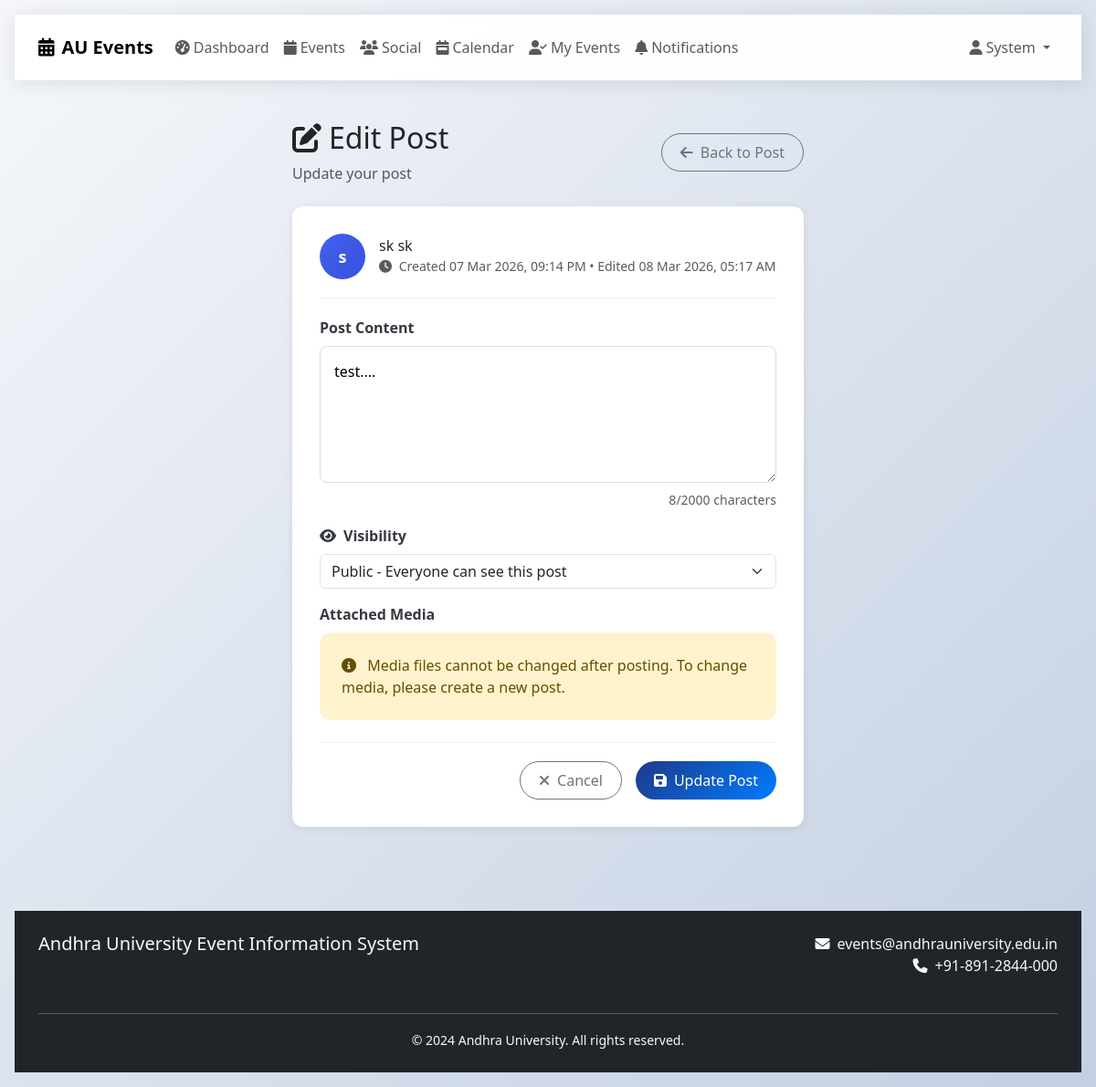
The page /social/post/1/edit (signed in) on the database its author committed.
### models/user.py (models this page shows, shortened)
class User(UserMixin, db.Model):
    __abstract__ = True
    id = db.Column(db.Integer, primary_key=True)
    email = db.Column(db.String(120), unique=True, nullable=False, index=True)
    password_hash = db.Column(db.String(255), nullable=False)
    created_at = db.Column(db.DateTime, default=datetime.utcnow)
    is_active = db.Column(db.Boolean, default=True)

class Admin(User):
    __tablename__ = 'admins'
    username = db.Column(db.String(50), unique=True, nullable=False)
    first_name = db.Column(db.String(50), nullable=False)
    last_name = db.Column(db.String(50), nullable=False)
    role = db.Column(db.String(20), default='admin')  # admin, super_admin
    department = db.Column(db.String(100))
    created_events = db.relationship('Event', backref='creator', lazy='dynamic')
    @property
    def unread_notifications_count(self):
        return 0

class Student(User):
    __tablename__ = 'students'
    student_id = db.Column(db.String(20), unique=True, nullable=False, index=True)
    first_name = db.Column(db.String(50), nullable=False)
    last_name = db.Column(db.String(50), nullable=False)
    department = db.Column(db.String(100), nullable=False, index=True)
    year = db.Column(db.Integer, nullable=False)
    phone_number = db.Column(db.String(15))
    event_registrations = db.relationship('EventRegistration', backref='student', lazy='dynamic', cascade='all, delete-orphan')
    feedbacks = db.relationship('EventFeedback', backref='student', lazy='dynamic', cascade='all, delete-orphan')
    notifications = db.relationship('Notification', backref='student', lazy='dynamic', cascade='all, delete-orphan')

### models/social.py (models this page shows, shortened)
class Post(db.Model):
    __tablename__ = 'posts'
    id = db.Column(db.Integer, primary_key=True)
    content = db.Column(db.Text, nullable=False)
    media_type = db.Column(db.String(20), nullable=True)  # image, video, document
    media_url = db.Column(db.String(255), nullable=True)
    media_thumbnail = db.Column(db.String(255), nullable=True)
    author_id = db.Column(db.Integer, nullable=False)
    author_type = db.Column(db.String(20), nullable=False)  # student, admin
    event_id = db.Column(db.Integer, db.ForeignKey('events.id'), nullable=True)
    created_at = db.Column(db.DateTime, default=datetime.utcnow, nullable=False)
    updated_at = db.Column(db.DateTime, default=datetime.utcnow, onupdate=datetime.utcnow)
    is_active = db.Column(db.Boolean, default=True)
    is_pinned = db.Column(db.Boolean, default=False)
    is_university_post = db.Column(db.Boolean, default=False)  # Admin-only university posts
    is_announcement = db.Column(db.Boolean, default=False)     # Official announcements
    visibility = db.Column(db.String(20), default='public')  # public, department, private
    likes_count = db.Column(db.Integer, default=0)
    comments_count = db.Column(db.Integer, default=0)
    shares_count = db.Column(db.Integer, default=0)
    views_count = db.Column(db.Integer, default=0)
    likes = db.relationship('PostLike', backref='post', lazy='dynamic', cascade='all, delete-orphan')
    comments = db.relationship('PostComment', backref='post', lazy='dynamic', cascade='all, delete-orphan')
    shares = db.relationship('PostShare', backref='post', lazy='dynamic', cascade='all, delete-orphan')
    @property
    def author(self):
        if self.author_type == 'student':
            from models.user import Student
            return Student.query.get(self.author_id)
        elif self.author_type == 'admin':
            from models.user import Admin
            return Admin.query.get(self.author_id)
        return None
    @property
    def event(self):
        if self.event_id:
            from models.event import Event
            return Event.query.get(self.event_id)
        return None
    def can_edit(self, user):
        if not user or not user.is_authenticated:
            return False
        if (user.id == self.author_id and
            user.__class__.__name__.lower() == self.author_type):
            return True
        return user.__class__.__name__.lower() == 'admin'

### routes/social.py (the view, shortened to what this page needs)
@social_bp.route('/post/<int:post_id>/edit', methods=['GET', 'POST'])
@login_required
def edit_post(post_id):
    post = Post.query.get_or_404(post_id)
    if not post.can_edit(current_user):
        flash('You do not have permission to edit this post', 'error')
        return redirect(url_for('social.post_details', post_id=post_id))
    return render_template(mobile_template('social/edit_post.html'), post=post)

### templates/social/edit_post.html (shortened to what this page needs)
{% extends "base.html" %}
{% block content %}
<div class="container">
    <div class="edit-post-container">
        <div class="d-flex justify-content-between align-items-center mb-4">
            <div>
                <h2><i class="fas fa-edit me-2"></i>Edit Post</h2>
                <p class="text-muted mb-0">Update your post</p>
            </div>
            <a href="{{ url_for('social.post_details', post_id=post.id) }}" class="btn btn-outline-secondary">
                <i class="fas fa-arrow-left me-2"></i>Back to Post
            </a>
        </div>
        <form method="POST" class="post-form">
            <div class="user-info">
                <div class="user-avatar">
                    {{ post.author.first_name[0] if post.author else 'U' }}
                </div>
                <div>
                    <h6 class="mb-0">{{ post.author.first_name }} {{ post.author.last_name if post.author else 'Unknown' }}</h6>
                    <small class="text-muted">
                        <i class="fas fa-clock me-1"></i>
                        Created {{ post.created_at.strftime('%d %b %Y, %I:%M %p') }}
                        {% if post.updated_at != post.created_at %}
                        • Edited {{ post.updated_at.strftime('%d %b %Y, %I:%M %p') }}
                        {% endif %}
                    </small>
                </div>
            </div>
            <div class="mb-3">
                <label for="content" class="form-label">Post Content</label>
                <textarea name="content" class="post-textarea"
                          maxlength="2000" required>{{ post.content }}</textarea>
                <div class="text-end">
                    <small class="text-muted">
                        <span id="charCount">{{ post.content|length }}</span>/2000 characters
                    </small>
                </div>
            </div>
            <div class="mb-3">
                <label for="visibility" class="form-label">
                    <i class="fas fa-eye me-2"></i>Visibility
                </label>
                <select name="visibility" class="form-select">
                    <option value="public" {{ 'selected' if post.visibility == 'public' else '' }}>
                        <i class="fas fa-globe"></i> Public - Everyone can see this post
                    </option>
                </select>
            </div>
            {% if post.media_url %}
            <div class="mb-3">
                <label class="form-label">Attached Media</label>
                <div class="alert alert-warning">
                    <i class="fas fa-info-circle me-2"></i>
                    Media files cannot be changed after posting. To change media, please create a new post.
                </div>
            </div>
            {% endif %}
            <div class="submit-section">
                <a href="{{ url_for('social.post_details', post_id=post.id) }}" class="btn btn-outline-secondary">
                    <i class="fas fa-times me-2"></i>Cancel
                </a>
                <button type="submit" class="btn btn-primary">
                    <i class="fas fa-save me-2"></i>Update Post
                </button>
            </div>
        </form>
    </div>
</div>
{% endblock %}

### templates/base.html (shortened to what this page needs)
<!DOCTYPE html>
<html lang="en">
<head>
    <link href="https://cdn.jsdelivr.net/npm/bootstrap@5.3.0/dist/css/bootstrap.min.css" rel="stylesheet">
    <link href="https://cdnjs.cloudflare.com/ajax/libs/font-awesome/6.4.0/css/all.min.css" rel="stylesheet">
    <link href="{{ url_for('static', filename='css/mobile-first.css') }}" rel="stylesheet">
    <link href="{{ url_for('static', filename='css/style.css') }}" rel="stylesheet">
</head>
<body class="app-container">
    <nav class="navbar navbar-expand-lg sticky-top">
        <div class="container">
            <a class="navbar-brand" href="{{ url_for('main.index') }}">
                <i class="fas fa-calendar-alt me-2"></i>AU Events
            </a>
            <div class="collapse navbar-collapse" id="navbarNav">
                <ul class="navbar-nav me-auto">
                    {% if current_user.is_authenticated %}
                        <li class="nav-item">
                            <a class="nav-link" href="{{ url_for('main.dashboard') }}">
                                <i class="fas fa-tachometer-alt me-1"></i>Dashboard
                            </a>
                        </li>
                        <li class="nav-item">
                            <a class="nav-link" href="{{ url_for('main.events') }}">
                                <i class="fas fa-calendar me-1"></i>Events
                            </a>
                        </li>
                        <li class="nav-item">
                            <a class="nav-link" href="{{ url_for('social.social_feed') }}">
                                <i class="fas fa-users me-1"></i>Social
                            </a>
                        </li>
                        <li class="nav-item">
                            <a class="nav-link" href="{{ url_for('main.calendar_view') }}">
                                <i class="fas fa-calendar-week me-1"></i>Calendar
                            </a>
                        </li>
                        {% if current_user.is_authenticated and not current_user.is_admin %}
                        <li class="nav-item">
                            <a class="nav-link" href="{{ url_for('main.my_events') }}">
                                <i class="fas fa-user-check me-1"></i>My Events
                            </a>
                        </li>
                        <li class="nav-item position-relative">
                            <a class="nav-link" href="{{ url_for('main.notifications') }}">
                                <i class="fas fa-bell me-1"></i>Notifications
                            </a>
                        </li>
                        {% endif %}
                    {% endif %}
                </ul>
                <ul class="navbar-nav">
                    {% if current_user.is_authenticated %}
                        <li class="nav-item dropdown">
                            <a class="nav-link dropdown-toggle" href="#" role="button" data-bs-toggle="dropdown">
                                <i class="fas fa-user me-1"></i>{{ current_user.first_name }}
                            </a>
                        </li>
                    {% endif %}
                </ul>
            </div>
        </div>
    </nav>
    <main class="mobile-container fade-in">
        {% block content %}{% endblock %}
    </main>
    <footer class="bg-dark text-light py-4 mt-5">
        <div class="container">
            <div class="row">
                <div class="col-md-6">
                    <h5>Andhra University Event Information System</h5>
                    <p class="text-muted">Connecting students with campus events</p>
                </div>
                <div class="col-md-6 text-md-end">
                    <p class="mb-0">
                        <i class="fas fa-envelope me-2"></i>events@andhrauniversity.edu.in<br>
                        <i class="fas fa-phone me-2"></i>+91-891-2844-000
                    </p>
                </div>
            </div>
            <hr class="bg-secondary">
            <div class="text-center">
                <small>&copy; 2024 Andhra University. All rights reserved.</small>
            </div>
        </div>
    </footer>
</body>
</html>

### rows shown on the page
Admin: first_name "System"
Post: author "s", author.first_name "sk", author "sk", created_at "07 Mar 2026, 09:14 PM", updated_at "08 Mar 2026, 05:17 AM", content "test...."

### other values the page prints
{{ post.content|length }} "8"
